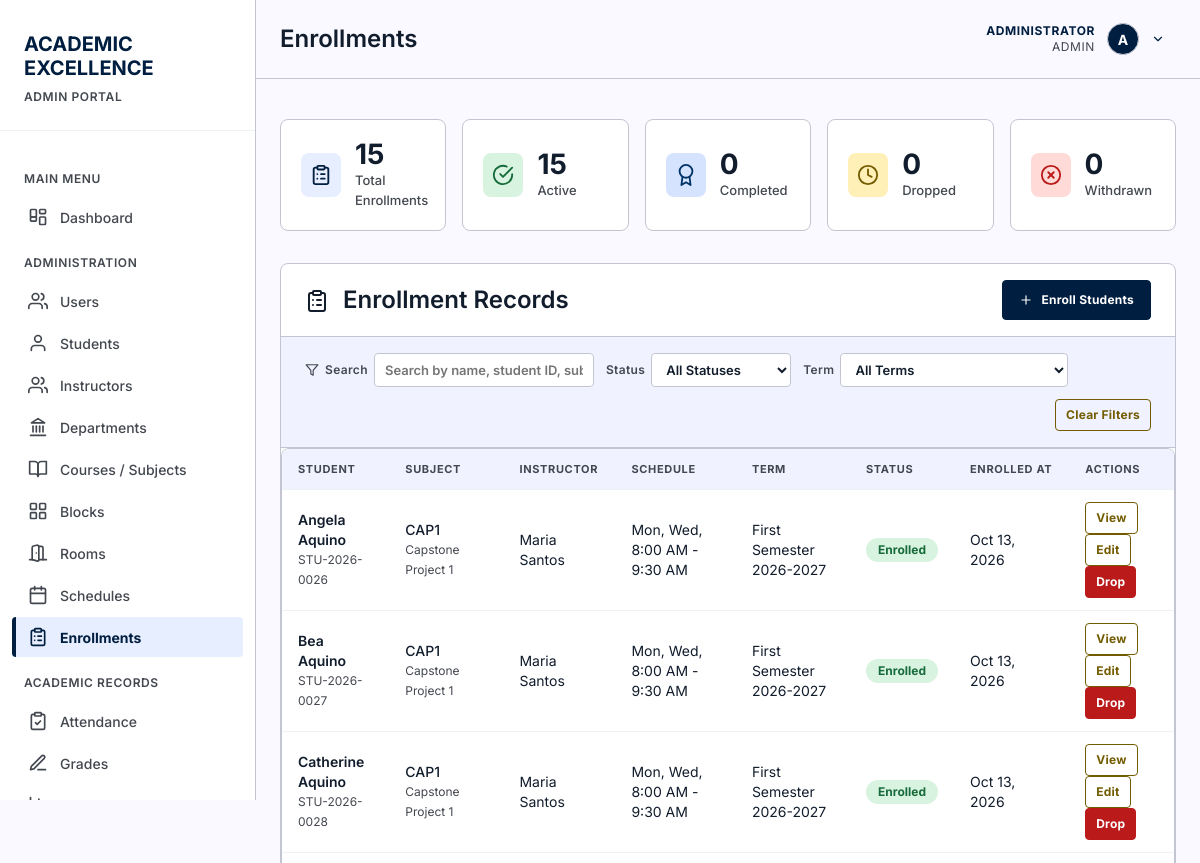
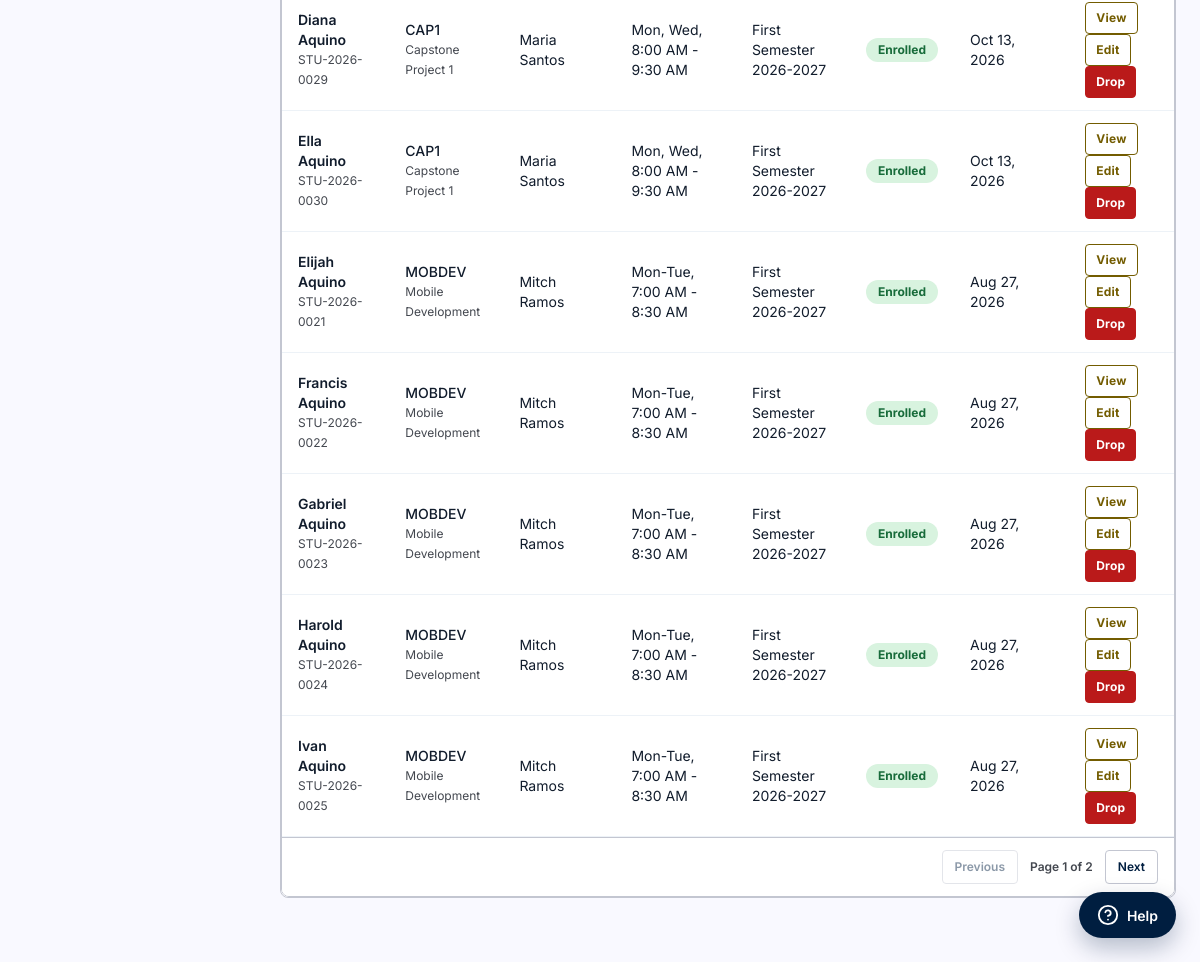
/pages/enrollments.php (signed in), run on the app's committed database (2 pictures, top to bottom).
### tables this page shows
CREATE TABLE "users" (
                    id INTEGER PRIMARY KEY AUTOINCREMENT,
                    username TEXT NOT NULL UNIQUE,
                    password TEXT NOT NULL,
                    full_name TEXT NOT NULL,
                    email TEXT UNIQUE,
                    role TEXT NOT NULL DEFAULT 'student' CHECK(role IN ('admin', 'instructor', 'student')),
                    is_active INTEGER NOT NULL DEFAULT 1 CHECK(is_active IN (0, 1)),
                    last_login_at DATETIME,
                    created_at DATETIME NOT NULL DEFAULT CURRENT_TIMESTAMP,
                    updated_at DATETIME NOT NULL DEFAULT CURRENT_TIMESTAMP
                );

CREATE TABLE enrollments (
            id INTEGER PRIMARY KEY AUTOINCREMENT,
            student_id INTEGER NOT NULL,
            section_id INTEGER NOT NULL,
            enrolled_at DATETIME NOT NULL DEFAULT CURRENT_TIMESTAMP,
            status TEXT NOT NULL DEFAULT 'Enrolled' CHECK(status IN ('Enrolled', 'Dropped', 'Completed', 'Withdrawn')),
            final_score REAL CHECK(final_score IS NULL OR final_score BETWEEN 0 AND 100),
            final_grade TEXT,
            remarks TEXT,
            UNIQUE(student_id, section_id),
            FOREIGN KEY (student_id) REFERENCES students(id) ON DELETE CASCADE,
            FOREIGN KEY (section_id) REFERENCES course_sections(id) ON DELETE CASCADE
        );

CREATE TABLE students (
        id INTEGER PRIMARY KEY AUTOINCREMENT,
        student_id TEXT UNIQUE NOT NULL,
        first_name TEXT NOT NULL,
        last_name TEXT NOT NULL,
        email TEXT,
        phone TEXT,
        date_of_birth DATE,
        gender TEXT CHECK(gender IN ('Male', 'Female', 'Other')),
        enrollment_date DATE DEFAULT CURRENT_DATE,
        status TEXT DEFAULT 'Active' CHECK(status IN ('Active', 'Inactive', 'Graduated')),
        created_at TIMESTAMP DEFAULT CURRENT_TIMESTAMP
    , user_id INTEGER REFERENCES users(id) ON DELETE SET NULL, program_id INTEGER REFERENCES programs(id) ON DELETE SET NULL, year_level INTEGER, expected_graduation_date DATE, updated_at DATETIME, block_id INTEGER REFERENCES blocks(id) ON DELETE SET NULL, student_type TEXT NOT NULL DEFAULT 'Regular' CHECK(student_type IN ('Regular', 'Irregular')));

CREATE TABLE subjects (
        id INTEGER PRIMARY KEY AUTOINCREMENT,
        subject_code TEXT UNIQUE NOT NULL,
        subject_name TEXT NOT NULL,
        description TEXT,
        credits INTEGER DEFAULT 3,
        created_at TIMESTAMP DEFAULT CURRENT_TIMESTAMP
    , department_id INTEGER REFERENCES departments(id) ON DELETE SET NULL, course_level INTEGER, is_active INTEGER NOT NULL DEFAULT 1 CHECK(is_active IN (0, 1)), updated_at DATETIME);

CREATE TABLE instructors (
            id INTEGER PRIMARY KEY AUTOINCREMENT,
            user_id INTEGER NOT NULL UNIQUE,
            employee_id TEXT NOT NULL UNIQUE,
            first_name TEXT NOT NULL,
            last_name TEXT NOT NULL,
            email TEXT UNIQUE,
            phone TEXT,
            department_id INTEGER,
            title TEXT,
            specialization TEXT,
            status TEXT NOT NULL DEFAULT 'Active' CHECK(status IN ('Active', 'Inactive', 'On Leave')),
            hired_date DATE,
            created_at DATETIME NOT NULL DEFAULT CURRENT_TIMESTAMP,
            updated_at DATETIME NOT NULL DEFAULT CURRENT_TIMESTAMP,
            FOREIGN KEY (user_id) REFERENCES users(id) ON DELETE CASCADE,
            FOREIGN KEY (department_id) REFERENCES departments(id) ON DELETE SET NULL
        );

CREATE TABLE course_sections (
            id INTEGER PRIMARY KEY AUTOINCREMENT,
            subject_id INTEGER NOT NULL,
            instructor_id INTEGER NOT NULL,
            term_id INTEGER NOT NULL,
            section_code TEXT NOT NULL,
            room TEXT,
            schedule TEXT,
            capacity INTEGER CHECK(capacity IS NULL OR capacity > 0),
            status TEXT NOT NULL DEFAULT 'Open' CHECK(status IN ('Open', 'Closed', 'Completed', 'Cancelled')),
            created_at DATETIME NOT NULL DEFAULT CURRENT_TIMESTAMP,
            updated_at DATETIME NOT NULL DEFAULT CURRENT_TIMESTAMP, block_id INTEGER REFERENCES blocks(id) ON DELETE SET NULL,
            UNIQUE(subject_id, term_id, section_code),
            FOREIGN KEY (subject_id) REFERENCES subjects(id) ON DELETE RESTRICT,
            FOREIGN KEY (instructor_id) REFERENCES instructors(id) ON DELETE RESTRICT,
            FOREIGN KEY (term_id) REFERENCES academic_terms(id) ON DELETE RESTRICT
        );

CREATE TABLE academic_terms (
            id INTEGER PRIMARY KEY AUTOINCREMENT,
            term_code TEXT NOT NULL UNIQUE,
            term_name TEXT NOT NULL,
            academic_year TEXT NOT NULL,
            start_date DATE NOT NULL,
            end_date DATE NOT NULL,
            is_current INTEGER NOT NULL DEFAULT 0 CHECK(is_current IN (0, 1)),
            created_at DATETIME NOT NULL DEFAULT CURRENT_TIMESTAMP,
            CHECK(end_date >= start_date)
        );

### pages/enrollments.php (the view, shortened to what the rows shown need)
<?php
require_once '../includes/functions.php';
requireRole('admin');
$db = getDB();
$allEnrollments = $db->query("
    SELECT e.id, e.status, e.enrolled_at, e.remarks, e.final_score, e.final_grade,
           st.student_id, st.first_name, st.last_name,
           sub.subject_code, sub.subject_name, cs.section_code, cs.schedule, cs.capacity,
           t.term_name, t.academic_year,
           ins.first_name AS instructor_first, ins.last_name AS instructor_last
    FROM enrollments e
    JOIN students st ON e.student_id = st.id
    JOIN course_sections cs ON e.section_id = cs.id
    JOIN subjects sub ON cs.subject_id = sub.id
    JOIN academic_terms t ON cs.term_id = t.id
    JOIN instructors ins ON cs.instructor_id = ins.id
    ORDER BY e.enrolled_at DESC
")->fetchAll();
$pageTitle = 'Enrollments';
include '../includes/header.php';
?>
<main>
    <div class="card">
        <div class="card-header" style="display: flex; justify-content: space-between; align-items: center;">
            <h2><?php echo icon('clipboard-list', 24); ?> Enrollment Records</h2>
        </div>
        <div class="table-container">
        <table data-pagination data-page-size="10" id="enrollmentTable">
            <thead>
                <tr>
                    <th>Student</th>
                    <th>Subject</th>
                    <th>Instructor</th>
                    <th>Schedule</th>
                    <th>Term</th>
                    <th>Status</th>
                    <th>Enrolled At</th>
                    <th>Actions</th>
                </tr>
            </thead>
            <tbody>
                <?php foreach ($allEnrollments as $enrollment): ?>
                <tr data-status="<?php echo htmlspecialchars($enrollment['status']); ?>"
                    data-term="<?php echo htmlspecialchars($enrollment['term_name'] . ' ' . $enrollment['academic_year']); ?>"
                    data-search="<?php echo htmlspecialchars(strtolower($enrollment['student_id'] . ' ' . $enrollment['first_name'] . ' ' . $enrollment['last_name'] . ' ' . $enrollment['subject_code'] . ' ' . $enrollment['subject_name'])); ?>">
                    <td data-label="Student">
                        <div style="font-weight: 600;"><?php echo htmlspecialchars($enrollment['first_name'] . ' ' . $enrollment['last_name']); ?></div>
                        <div style="font-size: 12px; color: var(--ink-muted);"><?php echo htmlspecialchars($enrollment['student_id']); ?></div>
                    </td>
                    <td data-label="Subject">
                        <div style="font-weight: 500;"><?php echo htmlspecialchars($enrollment['subject_code']); ?></div>
                        <div style="font-size: 12px; color: var(--ink-muted);"><?php echo htmlspecialchars($enrollment['subject_name']); ?></div>
                    </td>
                    <td data-label="Instructor"><?php echo htmlspecialchars($enrollment['instructor_first'] . ' ' . $enrollment['instructor_last']); ?></td>
                    <td data-label="Schedule"><?php echo htmlspecialchars($enrollment['schedule'] ?? '—'); ?></td>
                    <td data-label="Term"><?php echo htmlspecialchars($enrollment['term_name'] . ' ' . $enrollment['academic_year']); ?></td>
                    <td data-label="Status">
                        <span class="enrollment-status status-<?php echo strtolower($enrollment['status']); ?>">
                            <?php echo htmlspecialchars($enrollment['status']); ?>
                        </span>
                    </td>
                    <td data-label="Enrolled At"><?php echo formatDate($enrollment['enrolled_at']); ?></td>
                    <td data-label="Actions">
                        <button type="button" class="btn btn-secondary btn-sm"
                                data-id="<?php echo $enrollment['id']; ?>"
                                data-student="<?php echo htmlspecialchars($enrollment['first_name'] . ' ' . $enrollment['last_name'], ENT_QUOTES); ?>"
                                data-student-id="<?php echo htmlspecialchars($enrollment['student_id'], ENT_QUOTES); ?>"
                                data-subject="<?php echo htmlspecialchars($enrollment['subject_code'] . ' - ' . $enrollment['subject_name'], ENT_QUOTES); ?>"
                                data-section="<?php echo htmlspecialchars($enrollment['section_code'], ENT_QUOTES); ?>"
                                data-schedule="<?php echo htmlspecialchars($enrollment['schedule'] ?? '', ENT_QUOTES); ?>"
                                data-term="<?php echo htmlspecialchars($enrollment['term_name'] . ' ' . $enrollment['academic_year'], ENT_QUOTES); ?>"
                                data-status="<?php echo htmlspecialchars($enrollment['status'], ENT_QUOTES); ?>"
                                data-remarks="<?php echo htmlspecialchars($enrollment['remarks'] ?? '', ENT_QUOTES); ?>"
                                data-final-score="<?php echo $enrollment['final_score'] ?? ''; ?>"
                                data-final-grade="<?php echo htmlspecialchars(formatGrade($enrollment['final_grade'] ?? ''), ENT_QUOTES); ?>"
                                data-enrolled-at="<?php echo htmlspecialchars($enrollment['enrolled_at'], ENT_QUOTES); ?>"
                                onclick="viewEnrollment(this)">View</button>
                        <button type="button" class="btn btn-secondary btn-sm"
                                data-id="<?php echo $enrollment['id']; ?>"
                                data-status="<?php echo htmlspecialchars($enrollment['status'], ENT_QUOTES); ?>"
                                data-remarks="<?php echo htmlspecialchars($enrollment['remarks'] ?? '', ENT_QUOTES); ?>"
                                onclick="editEnrollment(this)">Edit</button>
                        <?php if ($enrollment['status'] === 'Enrolled'): ?>
                        <button type="button" class="btn btn-danger btn-sm"
                                data-drop-id="<?php echo $enrollment['id']; ?>"
                                data-drop-student="<?php echo htmlspecialchars($enrollment['first_name'] . ' ' . $enrollment['last_name'], ENT_QUOTES); ?>"
                                onclick="confirmDrop(this)">Drop</button>
                        <?php endif; ?>
                    </td>
                </tr>
                <?php endforeach; ?>
            </tbody>
        </table>
        </div>
    </div>
</main>
<?php include '../includes/footer.php'; ?>

### includes/header.php (shortened to what the rows shown need)
<?php
require_once __DIR__ . '/functions.php';
$currentPage = basename($_SERVER['PHP_SELF'], '.php');
$assetPrefix = $currentPage === 'index' ? '' : '../';
$user = currentUser();
$role = $user['role'];
$fullName = $user['full_name'];
$roleLabel = roleLabel($role);
$avatarLetter = strtoupper(substr($fullName, 0, 1));
?>
<!DOCTYPE html>
<html lang="en">
<head>
    <link rel="stylesheet" href="<?php echo $assetPrefix; ?>assets/css/style.css">
</head>
<body>
    <aside class="sidebar">
        <div class="sidebar-header">
            <h1>
                <span class="red">ACADEMIC</span><br>
                <span class="white">EXCELLENCE</span>
            </h1>
            <span class="portal-label"><?php echo strtoupper($roleLabel); ?> PORTAL</span>
        </div>
    </aside>
    <div class="main-content">
        <header class="top-header">
            <h1 class="page-title"><?php echo $pageTitle ?? 'Dashboard'; ?></h1>
            <div class="user-info">
                <div class="user-menu">
                    <button class="user-menu-toggle" type="button" aria-haspopup="true" aria-expanded="false">
                        <div class="user-meta">
                            <span class="user-name"><?php echo htmlspecialchars($fullName); ?></span>
                            <span class="user-role"><?php echo $roleLabel; ?></span>
                        </div>
                        <div class="user-avatar"><?php echo $avatarLetter; ?></div>
                        <?php echo icon('chevron-down', 14); ?>
                    </button>
                </div>
            </div>
        </header>
        <div class="page-content">

### data on the page
users: role "ADMIN", full_name "ADMINISTRATOR", full_name "A"
enrollments: student.last_name "Angela Aquino", student.student_id "STU-2026-0026", subjects.subject_code "CAP1", subjects.subject_name "Capstone Project 1", instructors.first_name+last_name "Maria Santos", section.schedule "Mon, Wed, 8:00 AM - 9:30 AM", academic_terms.term_name+academic_year "First Semester 2026-2027", status "Enrolled", enrolled_at "Oct 13, 2026"
enrollments: student.last_name "Bea Aquino", student.student_id "STU-2026-0027", subjects.subject_code "CAP1", subjects.subject_name "Capstone Project 1", instructors.first_name+last_name "Maria Santos", section.schedule "Mon, Wed, 8:00 AM - 9:30 AM", academic_terms.term_name+academic_year "First Semester 2026-2027", status "Enrolled", enrolled_at "Oct 13, 2026"
enrollments: student.last_name "Catherine Aquino", student.student_id "STU-2026-0028", subjects.subject_code "CAP1", subjects.subject_name "Capstone Project 1", instructors.first_name+last_name "Maria Santos", section.schedule "Mon, Wed, 8:00 AM - 9:30 AM", academic_terms.term_name+academic_year "First Semester 2026-2027", status "Enrolled", enrolled_at "Oct 13, 2026"
enrollments: student.last_name "Diana Aquino", student.student_id "STU-2026-0029", subjects.subject_code "CAP1", subjects.subject_name "Capstone Project 1", instructors.first_name+last_name "Maria Santos", section.schedule "Mon, Wed, 8:00 AM - 9:30 AM", academic_terms.term_name+academic_year "First Semester 2026-2027", status "Enrolled", enrolled_at "Oct 13, 2026"
enrollments: student.last_name "Ella Aquino", student.student_id "STU-2026-0030", subjects.subject_code "CAP1", subjects.subject_name "Capstone Project 1", instructors.first_name+last_name "Maria Santos", section.schedule "Mon, Wed, 8:00 AM - 9:30 AM", academic_terms.term_name+academic_year "First Semester 2026-2027", status "Enrolled", enrolled_at "Oct 13, 2026"
enrollments: student.last_name "Elijah Aquino", student.student_id "STU-2026-0021", subjects.subject_code "MOBDEV", subjects.subject_name "Mobile Development", instructors.first_name+last_name "Mitch Ramos", section.schedule "Mon-Tue, 7:00 AM - 8:30 AM", academic_terms.term_name+academic_year "First Semester 2026-2027", status "Enrolled", enrolled_at "Aug 27, 2026"
enrollments: student.last_name "Francis Aquino", student.student_id "STU-2026-0022", subjects.subject_code "MOBDEV", subjects.subject_name "Mobile Development", instructors.first_name+last_name "Mitch Ramos", section.schedule "Mon-Tue, 7:00 AM - 8:30 AM", academic_terms.term_name+academic_year "First Semester 2026-2027", status "Enrolled", enrolled_at "Aug 27, 2026"
enrollments: student.last_name "Gabriel Aquino", student.student_id "STU-2026-0023", subjects.subject_code "MOBDEV", subjects.subject_name "Mobile Development", instructors.first_name+last_name "Mitch Ramos", section.schedule "Mon-Tue, 7:00 AM - 8:30 AM", academic_terms.term_name+academic_year "First Semester 2026-2027", status "Enrolled", enrolled_at "Aug 27, 2026"
enrollments: student.last_name "Harold Aquino", student.student_id "STU-2026-0024", subjects.subject_code "MOBDEV", subjects.subject_name "Mobile Development", instructors.first_name+last_name "Mitch Ramos", section.schedule "Mon-Tue, 7:00 AM - 8:30 AM", academic_terms.term_name+academic_year "First Semester 2026-2027", status "Enrolled", enrolled_at "Aug 27, 2026"
enrollments: student.last_name "Ivan Aquino", student.student_id "STU-2026-0025", subjects.subject_code "MOBDEV", subjects.subject_name "Mobile Development", instructors.first_name+last_name "Mitch Ramos", section.schedule "Mon-Tue, 7:00 AM - 8:30 AM", academic_terms.term_name+academic_year "First Semester 2026-2027", status "Enrolled", enrolled_at "Aug 27, 2026"

### other printed values
$pageTitle "Enrollments"
$totalEnrollments "15"
$activeCount "15"
$completedCount "0"
$droppedCount "0"
$withdrawnCount "0"
